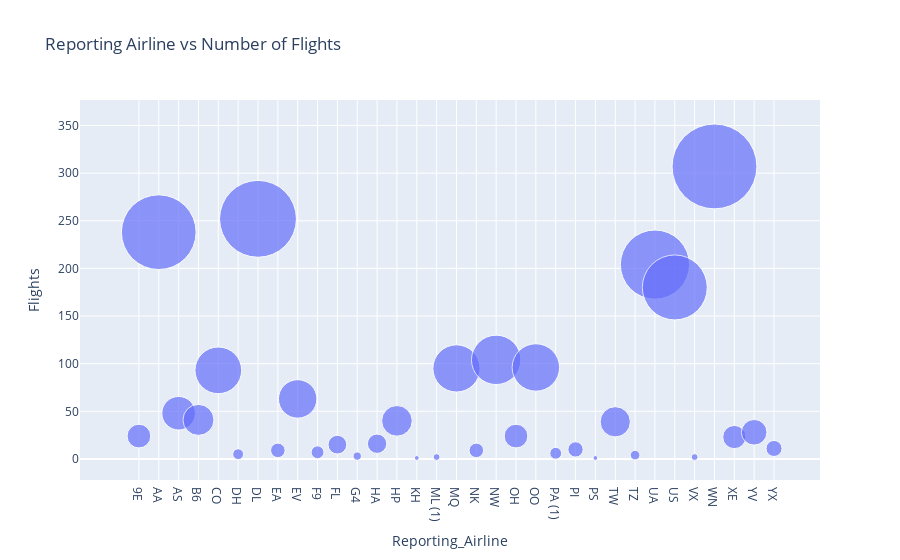

Notebook cell for this chart:
### Code cell
# Create bubble chart here
fig = px.scatter(bub_data, x="Reporting_Airline", y="Flights", size="Flights",
                 hover_name="Reporting_Airline", title='Reporting Airline vs Number of Flights', size_max=60)
fig.show()

### Figure 1 — Plotly figure (JSON) as saved in the notebook; plotly's stock layout.template omitted (floating-point values rounded to 4 significant figures)
{"data": [{"hovertemplate": "<b>%{hovertext}</b><br><br>Reporting_Airline=%{x}<br>Flights=%{marker.size}<extra></extra>", "hovertext": ["9E", "AA", "AS", "B6", "CO", "DH", "DL", "EA", "EV", "F9", "FL", "G4", "HA", "HP", "KH", "ML (1)", "MQ", "NK", "NW", "OH", "OO", "PA (1)", "PI", "PS", "TW", "TZ", "UA", "US", "VX", "WN", "XE", "YV", "YX"], "legendgroup": "", "marker": {"color": "#636efa", "size": [24, 238, 48, 41, 93, 5, 252, 9, 63, 7, 15, 3, 16, 40, 1, 2, 95, 9, 104, 24, 96, 6, 10, 1, 39, 4, 204, 180, 2, 307, 23, 28, 11], "sizemode": "area", "sizeref": 0.08528, "symbol": "circle"}, "mode": "markers", "name": "", "orientation": "v", "showlegend": false, "type": "scatter", "x": ["9E", "AA", "AS", "B6", "CO", "DH", "DL", "EA", "EV", "F9", "FL", "G4", "HA", "HP", "KH", "ML (1)", "MQ", "NK", "NW", "OH", "OO", "PA (1)", "PI", "PS", "TW", "TZ", "UA", "US", "VX", "WN", "XE", "YV", "YX"], "xaxis": "x", "y": [24, 238, 48, 41, 93, 5, 252, 9, 63, 7, 15, 3, 16, 40, 1, 2, 95, 9, 104, 24, 96, 6, 10, 1, 39, 4, 204, 180, 2, 307, 23, 28, 11], "yaxis": "y"}], "layout": {"legend": {"itemsizing": "constant", "tracegroupgap": 0}, "title": {"text": "Reporting Airline vs Number of Flights"}, "xaxis": {"anchor": "y", "domain": [0, 1], "title": {"text": "Reporting_Airline"}}, "yaxis": {"anchor": "x", "domain": [0, 1], "title": {"text": "Flights"}}}}
